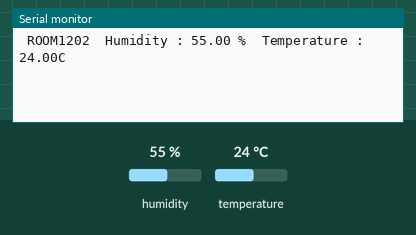
The sketch below on a simulated Arduino Mega 2560, built with avr-gcc and run on an emulated ATmega2560. Shown: the last lines printed to the serial monitor. The test bench sets the inputs (shaded band); at power-on: humidity 55 %, temperature 24 °C.

Above: at 5.8 s.
5.9 s: humidity set to 22 %
At 7.5 s:
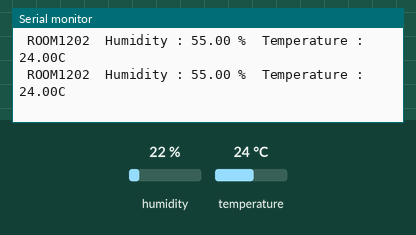
11.9 s: temperature set to 12 °C
At 13.5 s:
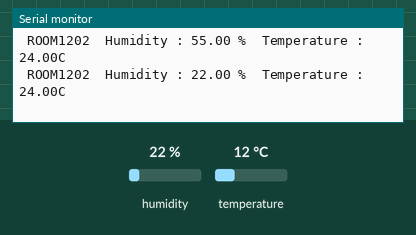
17.9 s: humidity set to 40 %
At 23.0 s:
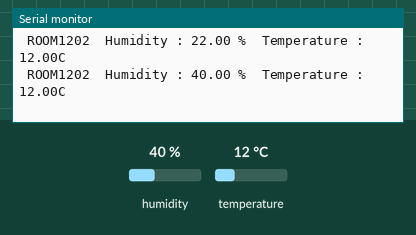
Timing chart, 0 to 24.5 s (numbered marks = the images above; inputs shaded):
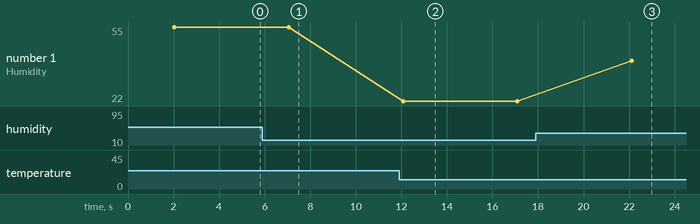

Measured:
- after the input at 17.9 s, the serial monitor: prints a new line after 4.2 s (image 3)
- plotted number 1: 22 → 40 after the input at 17.9 s

The sketch:

DHTsensor.ino
```cpp
#include "DHT.h"
//#include <SoftwareSerial.h>

#define DHTPIN 21      // Digital pin connected to the DHT sensor
#define DHTTYPE DHT11   // DHT 11

#define LEDPIN 11

DHT dht(DHTPIN, DHTTYPE);

// Teensy 5V <--> HC-05 Vcc
// Teensy Ground <--> HC-05 GND
#define rxPin 7 // Teensy pin 7 <--> HC-05 Tx
#define txPin 8 // Teensy pin 8 <--> HC-05 Rx
//SoftwareSerial BTSerial =  SoftwareSerial(rxPin, txPin);

void setup() {
  // Setup serial for monitor
  Serial.begin(9600);

  // Setup DHT Sensor
  pinMode(DHTPIN, INPUT);
  dht.begin();

  // Setup Serial1 for BlueTooth
  Serial1.begin(9600); // Default communication rate of the Bluetooth module
}

void loop() {
//  if(Serial1.available() > 0){ // Checks whether data is comming from the serial port
    digitalWrite(LEDPIN, HIGH);

    float h = dht.readHumidity();
    delay(1000);
    float t = dht.readTemperature();
    delay(1000);

    Serial.print(F(" ROOM1202 "));
    Serial.print(F(" Humidity : "));
    Serial.print(h);
    Serial.print(F(" %  Temperature : "));
    Serial.print(t);
    Serial.println(F("C "));
    delay(1000);
    Serial1.print(F(" ROOM1202 "));
    Serial1.print(F(" Humidity : "));
    Serial1.print(h);
    Serial1.print(F(" %  Temperature : "));
    Serial1.print(t);
    Serial1.println(F(" C "));


    delay(1000);
    digitalWrite(LEDPIN, LOW);
    delay(1000);
 }
//}
```
